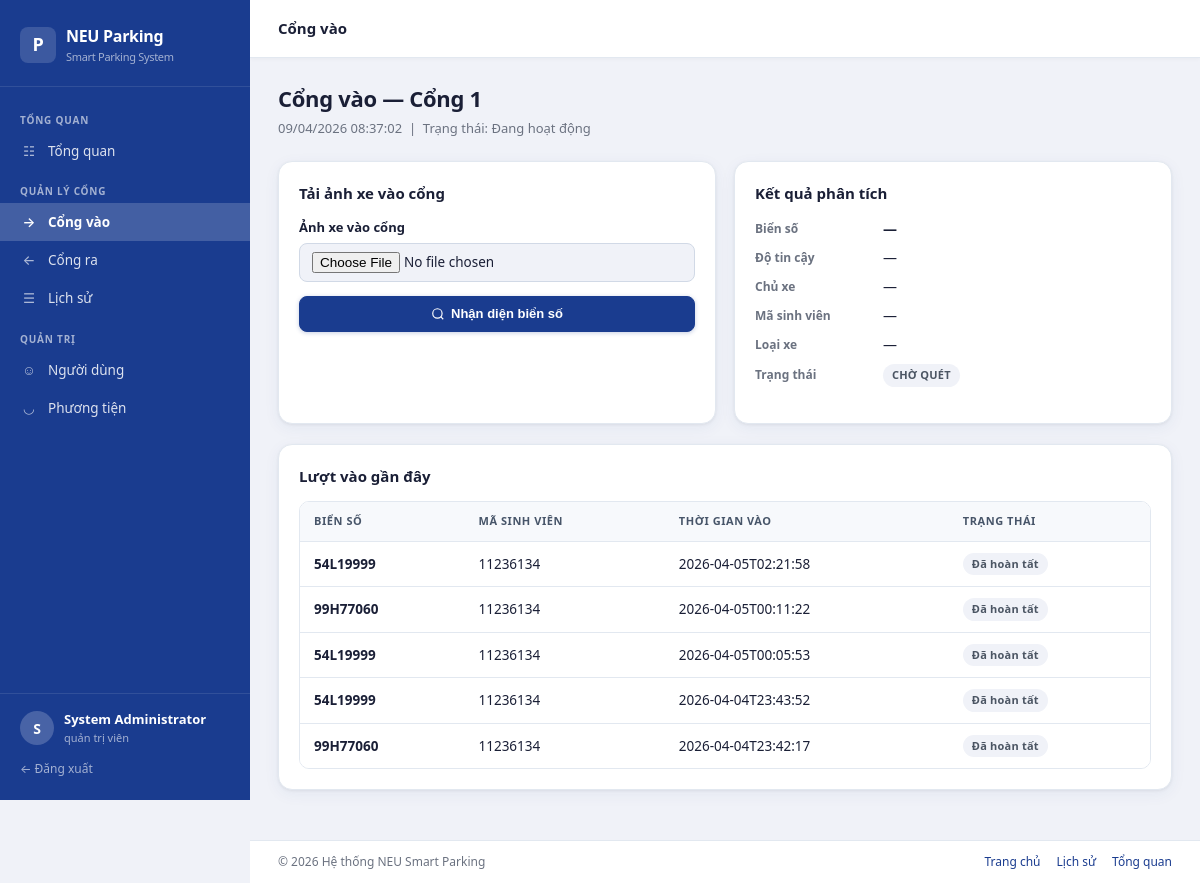
Screenshot of /gate-in (signed in) with the database file from the repository.
### tables this page shows
CREATE TABLE users (
            id INTEGER PRIMARY KEY AUTOINCREMENT,
            username TEXT UNIQUE NOT NULL,
            password_hash TEXT NOT NULL,
            full_name TEXT NOT NULL,
            role TEXT NOT NULL DEFAULT 'student' CHECK (role IN ('admin', 'student', 'guard')),
            student_code TEXT UNIQUE,
            email TEXT UNIQUE,
            phone TEXT,
            is_active INTEGER NOT NULL DEFAULT 1,
            created_at TEXT DEFAULT CURRENT_TIMESTAMP
        );

CREATE TABLE parking_log (
            id INTEGER PRIMARY KEY AUTOINCREMENT,
            plate TEXT NOT NULL,
            student_code TEXT NOT NULL,
            time_in TEXT NOT NULL,
            time_out TEXT,
            gate_in TEXT,
            gate_out TEXT,
            fee INTEGER NOT NULL DEFAULT 0,
            status TEXT NOT NULL DEFAULT 'IN_PARKING',
            note TEXT,
            created_at TEXT DEFAULT CURRENT_TIMESTAMP
        );

### app.py (the view, shortened to what this page needs)
@app.route("/gate-in", methods=["GET", "POST"])
@roles_required("guard", "admin")
def gate_in():
    ocr = {"plate": None, "confidence": None}
    owner = None
    system_status = None
    error_message = None
    uploaded_preview = None
    issued_qr = None
    logs = list_recent_entries(limit=8)
    return render_template(
        "gate_in.html",
        gate_name="Cổng 1",
        status="Đang hoạt động",
        current_time=datetime.now().strftime("%H:%M:%S"),
        current_date=datetime.now().strftime("%d/%m/%Y"),
        ocr=ocr,
        owner=owner,
        system_status=system_status,
        error_message=error_message,
        uploaded_preview=uploaded_preview,
        issued_qr=issued_qr,
        logs=logs,
    )

### templates/gate_in.html (shortened to what this page needs)
{% extends 'base.html' %}
{% block topbar_title %}Cổng vào{% endblock %}
{% block extra_css %}
<link rel="stylesheet" href="{{ url_for('static', filename='css/parking.css') }}">
{% endblock %}
{% block content %}
<div class="page-header">
    <div>
        <h1 class="page-title">Cổng vào — {{ gate_name }}</h1>
        <p class="page-subtitle">{{ current_date }} {{ current_time }} &nbsp;|&nbsp; Trạng thái: {{ status }}</p>
    </div>
</div>
<div class="grid grid-2" style="margin-bottom:20px;">
    <article class="section-card">
        <h2 class="section-title">Tải ảnh xe vào cổng</h2>
        <form method="post" enctype="multipart/form-data" action="{{ url_for('gate_in') }}" class="form-grid">
            <div class="form-group">
                <label for="vehicle_image">Ảnh xe vào cổng</label>
                <input id="vehicle_image" type="file" name="vehicle_image" accept="image/*" required>
            </div>
            <button class="btn btn-primary" type="submit">
                <svg width="14" height="14" viewBox="0 0 24 24" fill="none" stroke="currentColor" stroke-width="2"><circle cx="11" cy="11" r="8"/><path d="m21 21-4.35-4.35"/></svg>
                Nhận diện biển số
            </button>
        </form>
    </article>
    <article class="section-card">
        <h2 class="section-title">Kết quả phân tích</h2>
        <div style="display:grid;gap:8px;margin-bottom:16px;">
            <div style="display:flex;gap:8px;align-items:center;">
                <span style="font-size:12px;font-weight:600;color:var(--text-secondary);width:120px;flex-shrink:0;">Biển số</span>
                <span style="font-weight:700;color:var(--text);">{{ ocr.plate or '—' }}</span>
            </div>
            <div style="display:flex;gap:8px;align-items:center;">
                <span style="font-size:12px;font-weight:600;color:var(--text-secondary);width:120px;flex-shrink:0;">Độ tin cậy</span>
                <span>{{ (ocr.confidence ~ '%') if ocr.confidence else '—' }}</span>
            </div>
            <div style="display:flex;gap:8px;align-items:center;">
                <span style="font-size:12px;font-weight:600;color:var(--text-secondary);width:120px;flex-shrink:0;">Chủ xe</span>
                <span>{{ owner.owner_name if owner else '—' }}</span>
            </div>
            <div style="display:flex;gap:8px;align-items:center;">
                <span style="font-size:12px;font-weight:600;color:var(--text-secondary);width:120px;flex-shrink:0;">Mã sinh viên</span>
                <span>{{ owner.student_code if owner else '—' }}</span>
            </div>
            <div style="display:flex;gap:8px;align-items:center;">
                <span style="font-size:12px;font-weight:600;color:var(--text-secondary);width:120px;flex-shrink:0;">Loại xe</span>
                <span>{{ translate_vehicle_type(owner.vehicle_type) if owner else '—' }}</span>
            </div>
            <div style="display:flex;gap:8px;align-items:center;">
                <span style="font-size:12px;font-weight:600;color:var(--text-secondary);width:120px;flex-shrink:0;">Trạng thái</span>
                <span>
                    {% if system_status == 'READY_TO_ENTER' %}
                        <span class="badge badge-success">SẴN SÀNG VÀO BÃI</span>
                    {% elif system_status == 'ENTRY_CONFIRMED' %}
                        <span class="badge badge-success">ĐÃ XÁC NHẬN VÀO</span>
                    {% elif system_status == 'ALREADY_IN_PARKING' %}
                        <span class="badge badge-warning">XE ĐANG Ở TRONG BÃI</span>
                    {% elif system_status == 'PENDING_APPROVAL' %}
                        <span class="badge badge-warning">XE CHƯA ĐƯỢC PHÊ DUYỆT</span>
                    {% elif system_status == 'UNKNOWN_VEHICLE' %}
                        <span class="badge badge-danger">KHÔNG TÌM THẤY XE</span>
                    {% elif system_status == 'UNREADABLE' %}
                        <span class="badge badge-danger">KHÔNG ĐỌC ĐƯỢC BIỂN SỐ</span>
                    {% else %}
                        <span class="badge badge-secondary">CHỜ QUÉT</span>
                    {% endif %}
                </span>
            </div>
        </div>
    </article>
</div>
<article class="section-card">
    <h2 class="section-title">Lượt vào gần đây</h2>
    <div class="table-wrapper">
        <table>
            <thead>
                <tr>
                    <th>Biển số</th>
                    <th>Mã sinh viên</th>
                    <th>Thời gian vào</th>
                    <th>Trạng thái</th>
                </tr>
            </thead>
            <tbody>
                {% for log in logs %}
                <tr>
                    <td><strong>{{ log.plate }}</strong></td>
                    <td>{{ log.student_code }}</td>
                    <td>{{ log.time_in }}</td>
                    <td><span class="badge badge-secondary">{{ translate_status(log.status) }}</span></td>
                </tr>
                {% else %}
                <tr>
                    <td colspan="4" class="muted">Chưa có dữ liệu.</td>
                </tr>
                {% endfor %}
            </tbody>
        </table>
    </div>
</article>
{% endblock %}

### templates/base.html (shortened to what this page needs)
<!DOCTYPE html>
<html lang="vi">
<head>
    <link rel="stylesheet" href="{{ url_for('static', filename='css/base.css') }}">
    <link rel="stylesheet" href="{{ url_for('static', filename='css/layout.css') }}">
    <link rel="stylesheet" href="{{ url_for('static', filename='css/components.css') }}">
    <link rel="stylesheet" href="{{ url_for('static', filename='css/forms.css') }}">
    <link rel="stylesheet" href="{{ url_for('static', filename='css/tables.css') }}">
    {% block extra_css %}{% endblock %}
</head>
<body>
{% if current_user %}
<div class="app-shell">
    <aside class="sidebar" id="sidebar">
        <div class="sidebar-brand">
            <a class="sidebar-brand-logo" href="{{ url_for('index') }}">
                <div class="sidebar-brand-icon">P</div>
                <div>
                    <div>NEU Parking</div>
                    <div class="sidebar-brand-subtitle">Smart Parking System</div>
                </div>
            </a>
        </div>
        <nav class="sidebar-nav">
            {% if current_user.role in ['admin', 'guard'] %}
            <div class="sidebar-section">
                <div class="sidebar-section-label">Tổng quan</div>
                <a class="sidebar-link {% if request.endpoint == 'dashboard' %}active{% endif %}" href="{{ url_for('dashboard') }}">
                    <span class="sidebar-link-icon">&#9783;</span>Tổng quan
                </a>
            </div>
            <div class="sidebar-section">
                <div class="sidebar-section-label">Quản lý cổng</div>
                <a class="sidebar-link {% if request.endpoint == 'gate_in' %}active{% endif %}" href="{{ url_for('gate_in') }}">
                    <span class="sidebar-link-icon">&#8594;</span>Cổng vào
                </a>
                <a class="sidebar-link {% if request.endpoint == 'gate_out' %}active{% endif %}" href="{{ url_for('gate_out') }}">
                    <span class="sidebar-link-icon">&#8592;</span>Cổng ra
                </a>
                <a class="sidebar-link {% if request.endpoint == 'history' %}active{% endif %}" href="{{ url_for('history') }}">
                    <span class="sidebar-link-icon">&#9776;</span>Lịch sử
                </a>
            </div>
            {% if current_user.role == 'admin' %}
            <div class="sidebar-section">
                <div class="sidebar-section-label">Quản trị</div>
                <a class="sidebar-link {% if request.endpoint == 'user_management' %}active{% endif %}" href="{{ url_for('user_management') }}">
                    <span class="sidebar-link-icon">&#9786;</span>Người dùng
                </a>
                <a class="sidebar-link {% if request.endpoint == 'vehicles' %}active{% endif %}" href="{{ url_for('vehicles') }}">
                    <span class="sidebar-link-icon">&#9697;</span>Phương tiện
                </a>
            </div>
            {% endif %}
            {% endif %}
        </nav>
        <div class="sidebar-footer">
            <div class="sidebar-user">
                <div class="sidebar-avatar">{{ current_user.full_name[0] | upper if current_user.full_name else 'U' }}</div>
                <div class="sidebar-user-info">
                    <div class="sidebar-user-name">{{ current_user.full_name }}</div>
                    <div class="sidebar-user-role">{{ translate_role(current_user.role) }}</div>
                </div>
            </div>
            <a class="sidebar-logout" href="{{ url_for('logout') }}">&larr; Đăng xuất</a>
        </div>
    </aside>
    <div class="main-area">
        <header class="topbar">
            <div class="topbar-left">
                <span class="topbar-title">{% block topbar_title %}NEU Smart Parking{% endblock %}</span>
            </div>
        </header>
        <main class="page-content">
            {% block content %}{% endblock %}
        </main>
        <footer class="public-footer">
            <div style="padding:12px 28px;display:flex;justify-content:space-between;align-items:center;flex-wrap:wrap;gap:8px;color:var(--text-secondary);font-size:12px;">
                <span>&copy; {{ current_year }} Hệ thống NEU Smart Parking</span>
                <div class="public-footer-links">
                    <a href="{{ url_for('index') }}">Trang chủ</a>
                    {% if current_user.role in ['admin', 'guard'] %}
                        <a href="{{ url_for('history') }}">Lịch sử</a>
                        <a href="{{ url_for('dashboard') }}">Tổng quan</a>
                    {% else %}
                        <a href="{{ url_for('self_history') }}">Lịch sử</a>
                        <a href="{{ url_for('student_qr') }}">Mã QR</a>
                    {% endif %}
                </div>
            </div>
        </footer>
    </div>
</div>
{% endif %}
</body>
</html>

### rows the page displays
users: full_name "S", full_name "System Administrator"
parking_log: plate "54L19999", student_code "11236134", time_in "2026-04-05T02:21:58"
parking_log: plate "99H77060", student_code "11236134", time_in "2026-04-05T00:11:22"
parking_log: plate "54L19999", student_code "11236134", time_in "2026-04-05T00:05:53"
parking_log: plate "54L19999", student_code "11236134", time_in "2026-04-04T23:43:52"
parking_log: plate "99H77060", student_code "11236134", time_in "2026-04-04T23:42:17"

### other values shown
{{ gate_name }} "Cổng 1"
{{ status }} "Đang hoạt động"
{{ ocr.plate or '—' }} "—"
{{ (ocr.confidence ~ '%') if ocr.confidence else '—' }} "—"
{{ owner.owner_name if owner else '—' }} "—"
{{ owner.student_code if owner else '—' }} "—"
{{ translate_vehicle_type(owner.vehicle_type) if owner else '—' }} "—"
